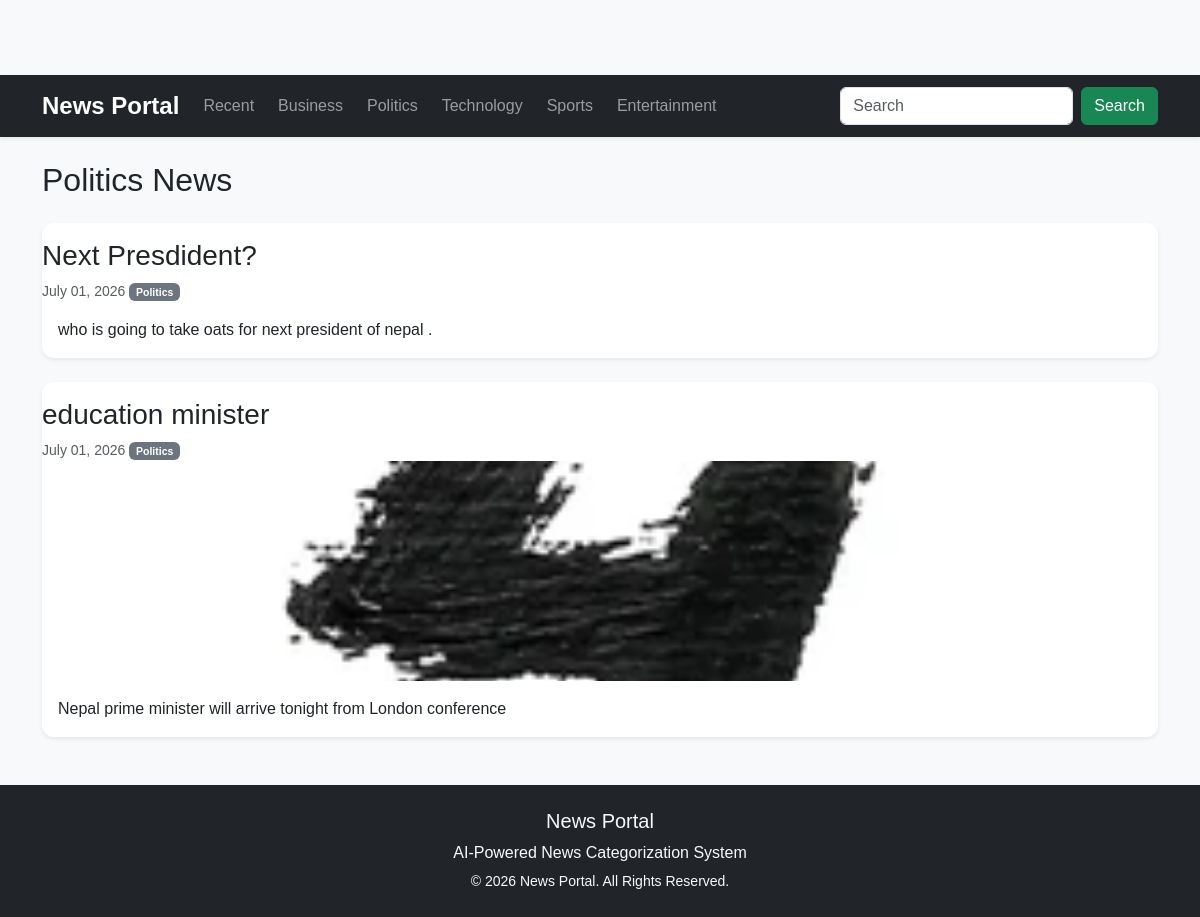
Screenshot of /politics/ with the database file from the repository.
### news/models.py (models this page shows, shortened)
class News(models.Model):
    STATUS = (
        ("Draft", "Draft"),
        ("Published", "Published"),
    )
    title = models.CharField(max_length=300)
    content = models.TextField()
    image = models.ImageField(
        upload_to="news_images/",
        blank=True,
        null=True
    )
    auto_category = models.CharField(
        max_length=50,
        blank=True
    )
    category = models.ForeignKey(
        Category,
        on_delete=models.SET_NULL,
        null=True,
        blank=True
    )
    author = models.ForeignKey(
        User,
        on_delete=models.CASCADE
    )
    status = models.CharField(
        max_length=20,
        choices=STATUS,
        default="Draft"
    )
    views = models.IntegerField(default=0)
    created_at = models.DateTimeField(auto_now_add=True)
    updated_at = models.DateTimeField(auto_now=True)

class Category(models.Model):
    name = models.CharField(max_length=50, unique=True)
    def __str__(self):
        return self.name

### news/views.py (the view)
# urls.py: path("politics/", views.politics, name="politics"),
def politics(request):
    news = News.objects.filter(
        category__name="Politics",
        status="Published"
    ).order_by("-created_at")
    context={
        "news":news,
    }
    return render(request, "newscategory/html/politics.html",context)

### templates/newscategory/html/politics.html (shortened to what this page needs)
{% extends "base/html/base.html" %}
{% block content %}
<h2 class="mb-4">Politics News</h2>
{% for article in news %}
    <div class="card shadow-sm mb-4">
        <h3 class="card-title mt-3">
            {{ article.title }}
        </h3>
        <small class="text-muted">
            {{ article.created_at|date:"F d, Y" }}
            <span class="badge bg-secondary">
                {{ article.category }}
            </span>
        </small>
        {% if article.image %}
        <img src="{{ article.image.url }}" class="card-img-top" alt="{{ article.title }}">
        {% endif %}
        <div class="card-body">
            <p class="card-text">
                {{ article.content}}
            </p>
        </div>
    </div>
{% empty %}
<div class="alert alert-warning">
    No Politics News Available.
</div>
{% endfor %}
{% endblock %}

### static/css/style.css (style rules this page uses)
body { padding-top: 75px; background:#f5f5f5; font-family:Arial, Helvetica, sans-serif; }
.card { border:none; border-radius:12px; overflow:hidden; box-shadow:0 2px 8px rgba(0,0,0,.1); transition:.3s; }
.card img { height:220px; object-fit:cover; }

### rows the page displays
News: title "Next Presdident?", created_at "July 01, 2026", category "Politics", content "who is going to take oats for next president of nepal ."
News: title "education minister", created_at "July 01, 2026", category "Politics", image (picture), content "Nepal prime minister will arrive tonight from London conference"
